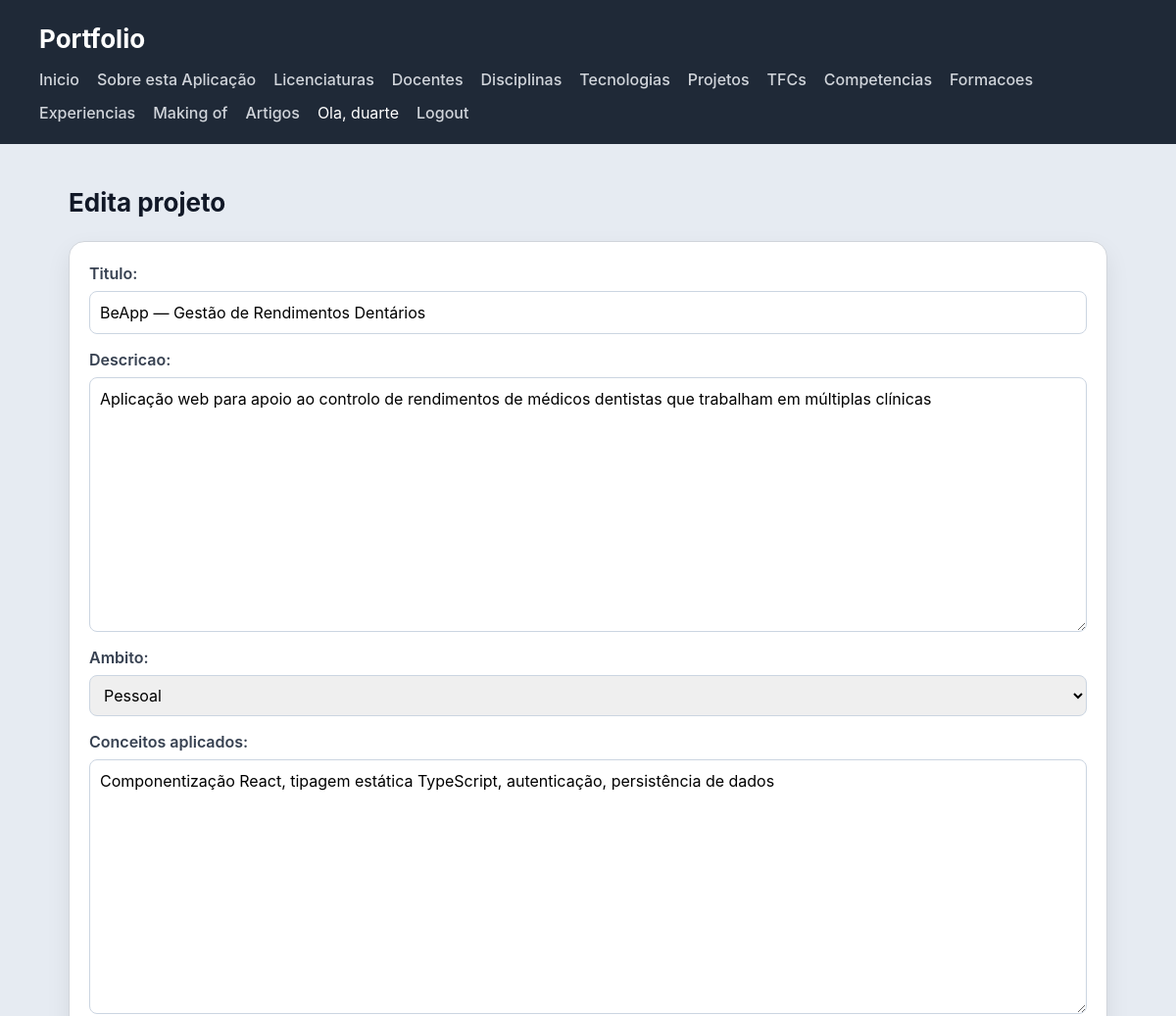
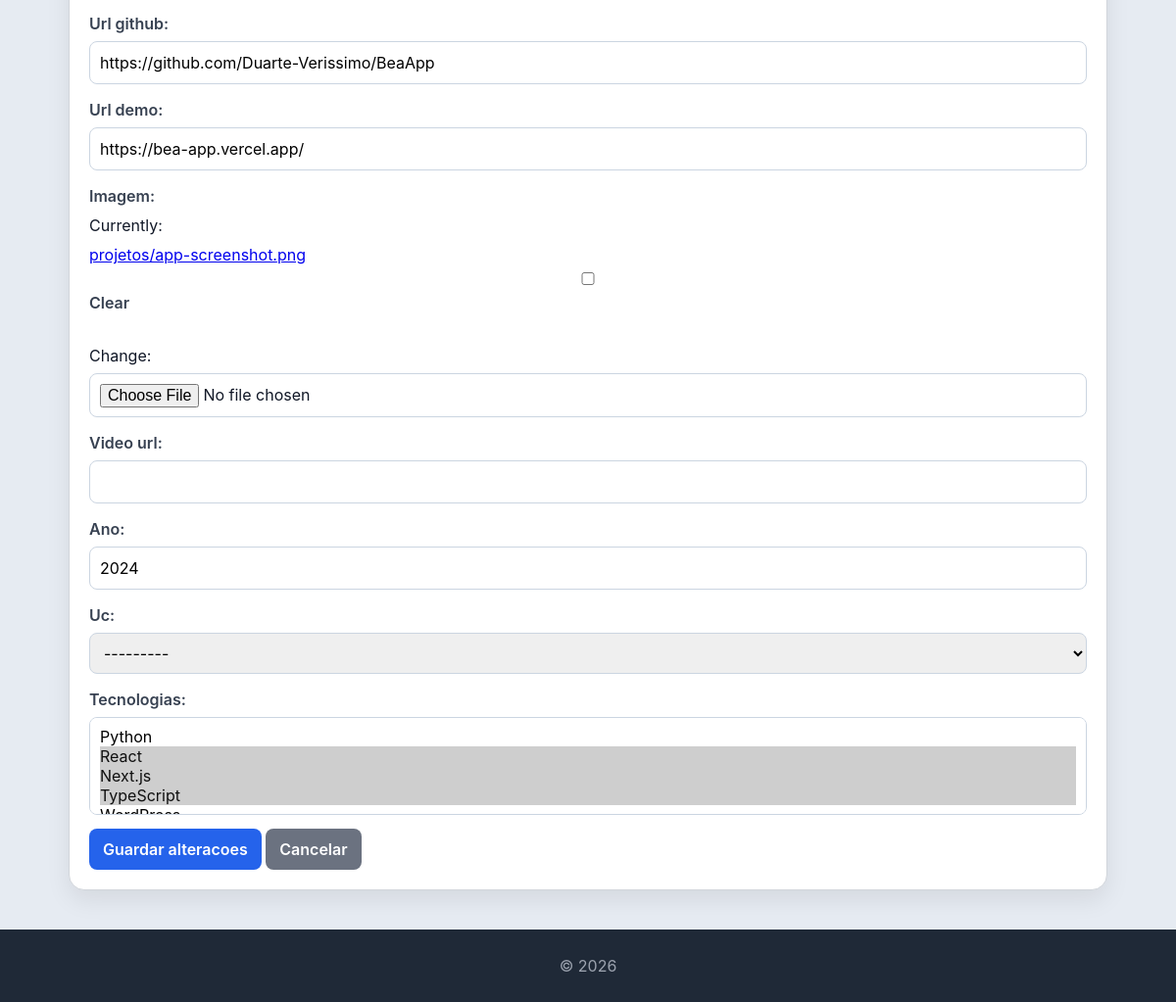
The app's page /projetos/1/edita/ (signed in) with its own data (2 pictures, top to bottom).
### portfolio/models.py (models this page shows, shortened)
class Projeto(models.Model):
    AMBITO_CHOICES = [
        ('academico', 'Académico'),
        ('pessoal', 'Pessoal'),
        ('profissional', 'Profissional'),
        ('freelance', 'Freelance'),
        ('outro', 'Outro'),
    ]
    titulo = models.CharField(max_length=200)
    descricao = models.TextField()
    ambito = models.CharField(max_length=50, choices=AMBITO_CHOICES, default='academico')
    conceitos_aplicados = models.TextField(blank=True, null=True)
    url_github = models.URLField(blank=True, null=True)
    url_demo = models.URLField(blank=True, null=True)
    imagem = models.ImageField(upload_to='projetos/', blank=True, null=True)
    video_url = models.URLField(blank=True, null=True)
    ano = models.IntegerField(blank=True, null=True)
    uc = models.ForeignKey(UnidadeCurricular, on_delete=models.SET_NULL, related_name='projetos', blank=True, null=True)
    tecnologias = models.ManyToManyField(Tecnologia, related_name='projetos', blank=True)

### portfolio/views.py (the view)
@login_required
def edita_projeto_view(request, projeto_id):
    if not is_gestor_portfolio(request.user):
        return _sem_permissao()
    projeto = get_object_or_404(Projeto, id=projeto_id)
    form = ProjetoForm(request.POST or None, request.FILES or None, instance=projeto)
    if form.is_valid():
        form.save()
        return redirect("portfolio_projetos")
    return render(
        request,
        "portfolio/edita_projeto.html",
        {"form": form, "projeto": projeto},
    )

### portfolio/forms.py
class ProjetoForm(forms.ModelForm):
    class Meta:
        model = Projeto
        fields = "__all__"

### accounts/utils.py (called while the page is built)
def is_gestor_portfolio(user):
    return user.is_authenticated and user.groups.filter(name='gestor-portfolio').exists()

### portfolio/models.py (called while the page is built)
    def __str__(self):
        return self.nome

    def __str__(self):
        return self.nome

### templates/portfolio/edita_projeto.html (shortened to what this page needs)
{% extends "portfolio/base.html" %} {% block content %}
<h2>Edita projeto</h2>
<form action="{% url 'edita_projeto' projeto.id %}" method="post" enctype="multipart/form-data">
  {{ form.as_p }}
  <button type="submit">Guardar alteracoes</button>
  <a class="button button-secondary" href="{% url 'portfolio_projetos' %}">Cancelar</a>
</form>
{% endblock %}

### templates/portfolio/base.html (shortened to what this page needs)
{% load static %}
<!DOCTYPE html>
<html lang="pt">
  <head>
    <link rel="stylesheet" href="{% static 'escola/styles.css' %}" />
  </head>
  <body>
    <header>
      <h1>Portfolio</h1>
      <nav>
        <a href="{% url 'portfolio_home' %}">Inicio</a>
        <a href="{% url 'portfolio_sobre' %}">Sobre esta Aplicação</a>
        <a href="{% url 'portfolio_licenciaturas' %}">Licenciaturas</a>
        <a href="{% url 'portfolio_docentes' %}">Docentes</a>
        <a href="{% url 'portfolio_disciplinas' %}">Disciplinas</a>
        <a href="{% url 'portfolio_tecnologias' %}">Tecnologias</a>
        <a href="{% url 'portfolio_projetos' %}">Projetos</a>
        <a href="{% url 'portfolio_tfcs' %}">TFCs</a>
        <a href="{% url 'portfolio_competencias' %}">Competencias</a>
        <a href="{% url 'portfolio_formacoes' %}">Formacoes</a>
        <a href="{% url 'portfolio_experiencias' %}">Experiencias</a>
        <a href="{% url 'portfolio_making_of' %}">Making of</a>
        <a href="{% url 'lista_artigos' %}">Artigos</a>
        {% if request.user.is_authenticated %}
        <span>Ola, {{ request.user.username }}</span>
        <a href="{% url 'logout' %}">Logout</a>
        {% else %}
        <a href="{% url 'login' %}">Login</a>
        <a href="{% url 'magic_login' %}">Entrar com link magico</a>
        <a href="{% url 'registo' %}">Registo</a>
        {% endif %}
      </nav>
    </header>
    <main>
      {% block content %}{% endblock %}
    </main>
    <footer>
      <p>&copy; 2026</p>
    </footer>
  </body>
</html>

### escola/static/escola/styles.css (style rules this page uses)
* { box-sizing: border-box; margin: 0; padding: 0; }
body { font-family: "Inter", "Segoe UI", system-ui, -apple-system, sans-serif; background: #e6ebf2; color: #111827; line-height: 1.5; }
body > header { background: #1f2937; color: white; padding: 20px 40px; }
body > header h1 { font-size: 26px; }
body > header nav { display: flex; flex-wrap: wrap; gap: 10px 18px; margin-top: 10px; }
body > header nav a { color: #d1d5db; text-decoration: none; font-weight: 500; }
main { max-width: 1100px; margin: 40px auto; padding: 0 20px; }
h2 { margin-bottom: 20px; font-size: 26px; }
.button, button, input[type="submit"] { display: inline-block; border: 0; border-radius: 8px; background: #2563eb; color: #ffffff; cursor: pointer; font: inherit; font-weight: 600; padding: 9px 14px; text-decoration: none; }
.button-secondary { background: #6b7280; }
form { background: white; border: 1px solid #d1d5db; border-radius: 16px; box-shadow: 0 10px 25px rgba(0, 0, 0, 0.08); padding: 20px; }
form p { display: flex; flex-direction: column; gap: 6px; margin-bottom: 14px; }
label { color: #374151; font-weight: 600; }
input, select, textarea { border: 1px solid #cbd5e1; border-radius: 8px; font: inherit; padding: 9px 10px; }
textarea { min-height: 120px; }
footer { text-align: center; padding: 25px; background: #1f2937; color: #9ca3af; margin-top: 40px; }

### records on screen
Projeto: titulo "BeApp — Gestão de Rendimentos Dentários", descricao "Aplicação web para apoio ao controlo de rendimentos de médicos dentistas que trabalham em múltiplas clínicas", ambito "Pessoal", conceitos_aplicados "Componentização React, tipagem estática TypeScript, autenticação, persistência de dados", url_github "https://github.com/Duarte-Verissimo/BeaApp", url_demo "https://bea-app.vercel.app/", ano "2024", uc "---------"

### other values on screen
{{ request.user.username }} "duarte"
